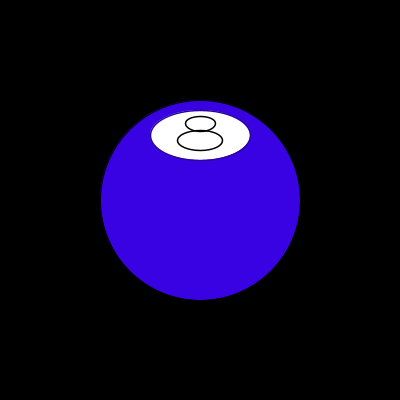
Frame 1 (no input)
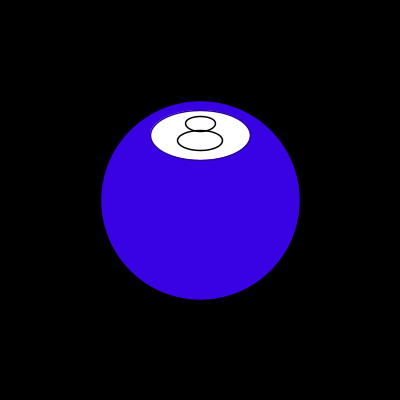
Frame 60 (the mouse pressed at the canvas centre just before this capture)
Frame 120 (the mouse held since frame 60 and released just before this capture): identical to frame 60, image omitted

The Processing sketch that drew these frames (run headless with seeded random() and noise(); from frame 60 on, the mouse is pressed at the canvas centre):

// Processing sketch: processing_79882
// ── processing_79882.pde

int c = color(255);
int num=0;
int x = 180;
int y = 220;
boolean mouseReleased = false;
boolean mode = false;
String answers [] = {"outlook not so good",
"don't count on it",
"my sources say no",
"without a doubt",
"reply hazy, try again",
"it is certain",
"my reply is no",
"as I see it yes",
"most likely",
"you may rely on it",
"cannot predict now",
"better not tell you now",
"very doubtful",
"outlook good",
"yes definitely",
"concentrate and ask again"};


void setup()
{
  size(400, 400);
  background(0);


}
void draw()
{
  
  if (mode==false)
  {
  
     background(0);
     stroke(0);
     smooth();
    fill(57, 2, 227);
    ellipse(200, 200, 200, 200);
    fill(c);
    stroke(43, 5, 160);
    strokeWeight(1.5);
    ellipse(200, 135, 100, 50);
    stroke(0);
    noFill();
    ellipse(200, 123.5, 30, 15);
    ellipse(200, 120+20, 45, 20);
    stroke(255);
    if (mouseReleased==true)
    {
     textAlign(CENTER);
     textSize(20);
    text(answers[num], 50, 350, 300, 200);
    }
  }
  else
  {
     background(0);
     stroke(0);
   fill(57, 2, 227);
  ellipse(random(180, 220), random(180, 220), 200, 200);
  fill(0);
  ellipse(random(180, 220), random(125, 155), 100, 50);
  }
}

void mousePressed()
{
  if (mouseX > 150 && mouseX < 250 && mouseY > (135-25) && mouseY < (135+25))
  {
    c = color(0);
  mode=true;
  }
}
void mouseReleased()
{
  mouseReleased = true;
  c = 255;
  num= int(random(answers.length));
  mode=false;   
}
